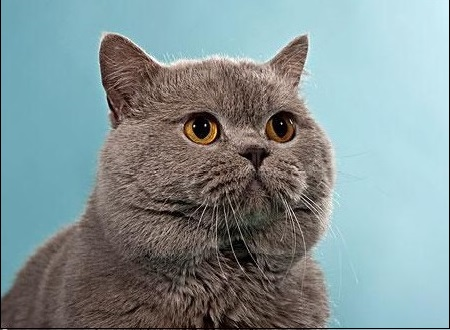
//> input picture data/test1.jpg, 450 x 330 px
$ ./main   (built with g++ and OpenCV 4)
//> lines starting //> are read from the running program, lines starting //| are printed output that depends on the picture
#include "opencv2/highgui.hpp"
#include "opencv2/imgcodecs.hpp"
#include "opencv2/imgproc.hpp"
#include <iostream>

using namespace std;
using namespace cv;

int main(int argc, char *argv[])
{
    Mat src, dst;
    String imageName( "../data/test1.jpg" ); // by default
    if (argc > 1)
    {
        imageName = argv[1];
    }
    src = imread( imageName, IMREAD_COLOR );
//> src is the input picture: 330 rows x 450 cols, CV_8UC3; mean B, G, R 148.2, 146.5, 130.3
    if( src.empty() )
    {
        return -1;
    }

    vector<Mat> bgr_planes;
    split( src, bgr_planes );
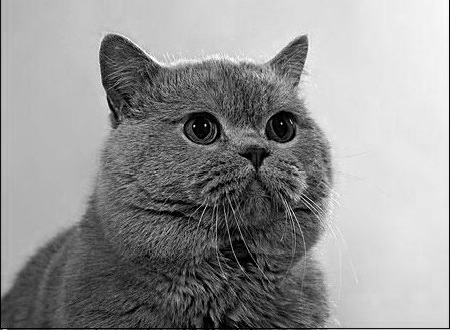
//> bgr_planes[0]: 330 rows x 450 cols, CV_8UC1; min 0, max 255, mean 148.2
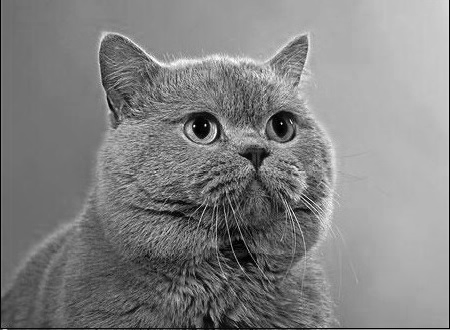
//> bgr_planes[2]: 330 rows x 450 cols, CV_8UC1; min 0, max 255, mean 130.3
    int histSize = 256;

    float range[] = { 0, 256 } ;
    const float* histRange = { range };

    bool uniform = true;
    bool accumulate = false;

    Mat b_hist, g_hist, r_hist;

    calcHist( &bgr_planes[0], 1, 0, Mat(), b_hist, 1, &histSize, &histRange, uniform, accumulate );
//> b_hist = 256 values, max 2392 at index 230, min 2 at index 253, mean 580.1
    calcHist( &bgr_planes[1], 1, 0, Mat(), g_hist, 1, &histSize, &histRange, uniform, accumulate );
//> g_hist = 256 values, max 3253 at index 221, min 3 at index 247, mean 580.1
    calcHist( &bgr_planes[2], 1, 0, Mat(), r_hist, 1, &histSize, &histRange, uniform, accumulate );
//> r_hist = 256 values, max 3126 at index 113, min 1 at index 252, mean 580.1
    // Draw the histograms for B, G and R
    int hist_w = 512; int hist_h = 400;
    int bin_w = cvRound( (double) hist_w/histSize );

    Mat histImage( hist_h, hist_w, CV_8UC3, Scalar( 0,0,0) );
    normalize(b_hist, b_hist, 0, histImage.rows, NORM_MINMAX, -1, Mat() );
//> b_hist = 256 values, max 400 at index 230, min 0 at index 253, mean 96.75
    normalize(g_hist, g_hist, 0, histImage.rows, NORM_MINMAX, -1, Mat() );
//> g_hist = 256 values, max 400 at index 221, min 0 at index 247, mean 71.02
    normalize(r_hist, r_hist, 0, histImage.rows, NORM_MINMAX, -1, Mat() );
//> r_hist = 256 values, max 400 at index 113, min 0 at index 252, mean 74.12
    for( int i = 1; i < histSize; i++ )
    {
        line( histImage, Point( bin_w*(i-1), hist_h - cvRound(b_hist.at<float>(i-1)) ) ,
              Point( bin_w*(i), hist_h - cvRound(b_hist.at<float>(i)) ),
              Scalar( 255, 0, 0), 2, 8, 0  );
        line( histImage, Point( bin_w*(i-1), hist_h - cvRound(g_hist.at<float>(i-1)) ) ,
              Point( bin_w*(i), hist_h - cvRound(g_hist.at<float>(i)) ),
              Scalar( 0, 255, 0), 2, 8, 0  );
        line( histImage, Point( bin_w*(i-1), hist_h - cvRound(r_hist.at<float>(i-1)) ) ,
              Point( bin_w*(i), hist_h - cvRound(r_hist.at<float>(i)) ),
              Scalar( 0, 0, 255), 2, 8, 0 );
    }
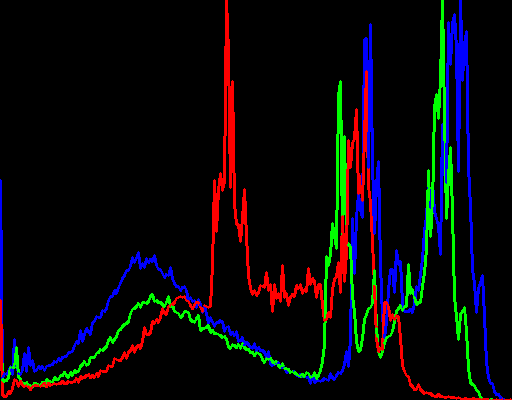
//> histImage: 400 rows x 512 cols, CV_8UC3; mean B, G, R 11.2, 8.6, 9.6
    namedWindow("calcHist Demo", WINDOW_AUTOSIZE );
    imshow("calcHist Demo", histImage );
    waitKey(0);
    return 0;
}

$ run again, with data/190_170.jpg copied over data/test1.jpg
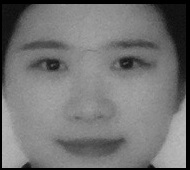
//> input picture data/190_170.jpg, 190 x 170 px
//> src is the input picture: 170 rows x 190 cols, CV_8UC3; min 0, max 188, mean 114.8
//> `calcHist( &bgr_planes[0], 1, 0, Mat(), b_hist, 1, &histSize, &histRang..`: b_hist = 256 values, max 1642 at index 0, min 0 at index 5, mean 126.2
//> `calcHist( &bgr_planes[1], 1, 0, Mat(), g_hist, 1, &histSize, &histRang..`: g_hist has the same summary as b_hist
//> `calcHist( &bgr_planes[2], 1, 0, Mat(), r_hist, 1, &histSize, &histRang..`: r_hist has the same summary as b_hist
//> `normalize(b_hist, b_hist, 0, histImage.rows, NORM_MINMAX, -1, Mat() );`: b_hist = 256 values, max 400 at index 0, min 0 at index 5, mean 30.74
//> `normalize(g_hist, g_hist, 0, histImage.rows, NORM_MINMAX, -1, Mat() );`: g_hist has the same summary as b_hist
//> `normalize(r_hist, r_hist, 0, histImage.rows, NORM_MINMAX, -1, Mat() );`: r_hist has the same summary as b_hist
//> after the loop `for( int i = 1; i < histSize; i++ )`:
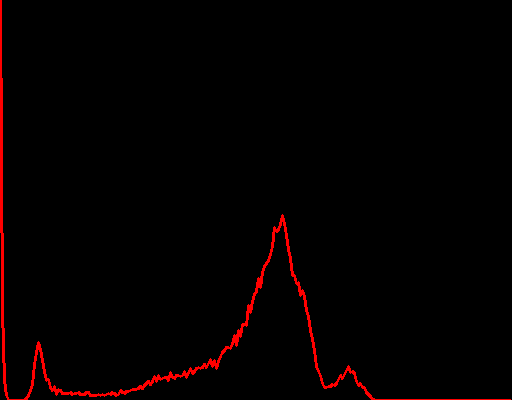
//> histImage: 400 rows x 512 cols, CV_8UC3; mean B, G, R 0, 0, 4.6

$ run again, with data/Back_Projection_Theory0.jpg copied over data/test1.jpg
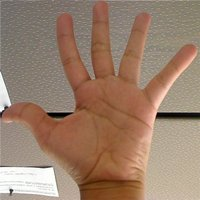
//> input picture data/Back_Projection_Theory0.jpg, 200 x 200 px
//> src is the input picture: 200 rows x 200 cols, CV_8UC3; mean B, G, R 107.8, 127.1, 154.3
//> `split( src, bgr_planes );`:
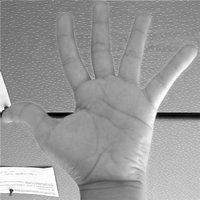
//> bgr_planes[2]: 200 rows x 200 cols, CV_8UC1; min 0, max 255, mean 154.3
//> `calcHist( &bgr_planes[0], 1, 0, Mat(), b_hist, 1, &histSize, &histRang..`: b_hist = 256 values, max 621 at index 110, min 1 at index 199, mean 156.2
//> `calcHist( &bgr_planes[1], 1, 0, Mat(), g_hist, 1, &histSize, &histRang..`: g_hist = 256 values, max 635 at index 99, min 0 at index 23, mean 156.2
//> `calcHist( &bgr_planes[2], 1, 0, Mat(), r_hist, 1, &histSize, &histRang..`: r_hist = 256 values, max 895 at index 151, min 0 at index 2, mean 156.2
//> `normalize(b_hist, b_hist, 0, histImage.rows, NORM_MINMAX, -1, Mat() );`: b_hist = 256 values, max 400 at index 110, min 0 at index 199, mean 100.2
//> `normalize(g_hist, g_hist, 0, histImage.rows, NORM_MINMAX, -1, Mat() );`: g_hist = 256 values, max 400 at index 99, min 0 at index 23, mean 98.43
//> `normalize(r_hist, r_hist, 0, histImage.rows, NORM_MINMAX, -1, Mat() );`: r_hist = 256 values, max 400 at index 151, min 0 at index 2, mean 69.83
//> after the loop `for( int i = 1; i < histSize; i++ )`:
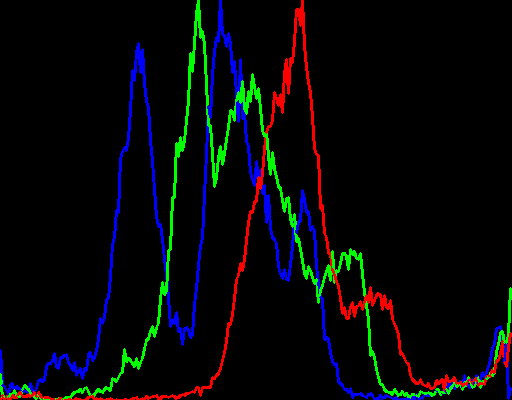
//> histImage: 400 rows x 512 cols, CV_8UC3; mean B, G, R 8.4, 7, 5.5

$ run again, with data/Back_Projection_Theory2.jpg copied over data/test1.jpg
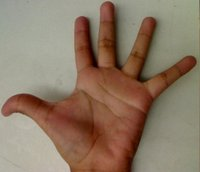
//> input picture data/Back_Projection_Theory2.jpg, 200 x 172 px
//> src is the input picture: 172 rows x 200 cols, CV_8UC3; mean B, G, R 101.1, 120.5, 140.6
//> `split( src, bgr_planes );`:
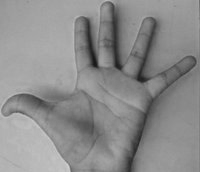
//> bgr_planes[2]: 172 rows x 200 cols, CV_8UC1; min 24, max 209, mean 140.6
//> `calcHist( &bgr_planes[0], 1, 0, Mat(), b_hist, 1, &histSize, &histRang..`: b_hist = 256 values, max 997 at index 154, min 0 at index 180, mean 134.4
//> `calcHist( &bgr_planes[1], 1, 0, Mat(), g_hist, 1, &histSize, &histRang..`: g_hist = 256 values, max 845 at index 168, min 0 at index 189, mean 134.4
//> `calcHist( &bgr_planes[2], 1, 0, Mat(), r_hist, 1, &histSize, &histRang..`: r_hist = 256 values, max 748 at index 166, min 0 at index 0, mean 134.4
//> `normalize(b_hist, b_hist, 0, histImage.rows, NORM_MINMAX, -1, Mat() );`: b_hist = 256 values, max 400 at index 154, min 0 at index 180, mean 53.91
//> `normalize(g_hist, g_hist, 0, histImage.rows, NORM_MINMAX, -1, Mat() );`: g_hist = 256 values, max 400 at index 168, min 0 at index 189, mean 63.61
//> `normalize(r_hist, r_hist, 0, histImage.rows, NORM_MINMAX, -1, Mat() );`: r_hist = 256 values, max 400 at index 166, min 0 at index 0, mean 71.86
//> after the loop `for( int i = 1; i < histSize; i++ )`:
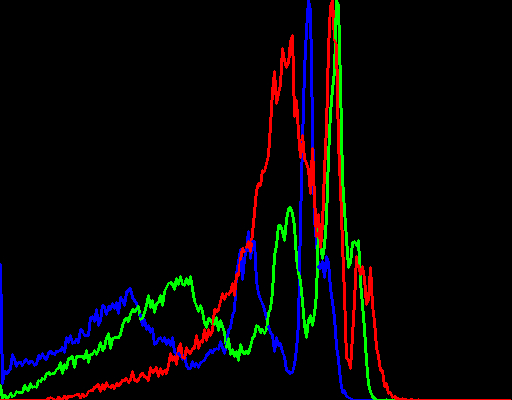
//> histImage: 400 rows x 512 cols, CV_8UC3; mean B, G, R 5.9, 6.5, 7.7
